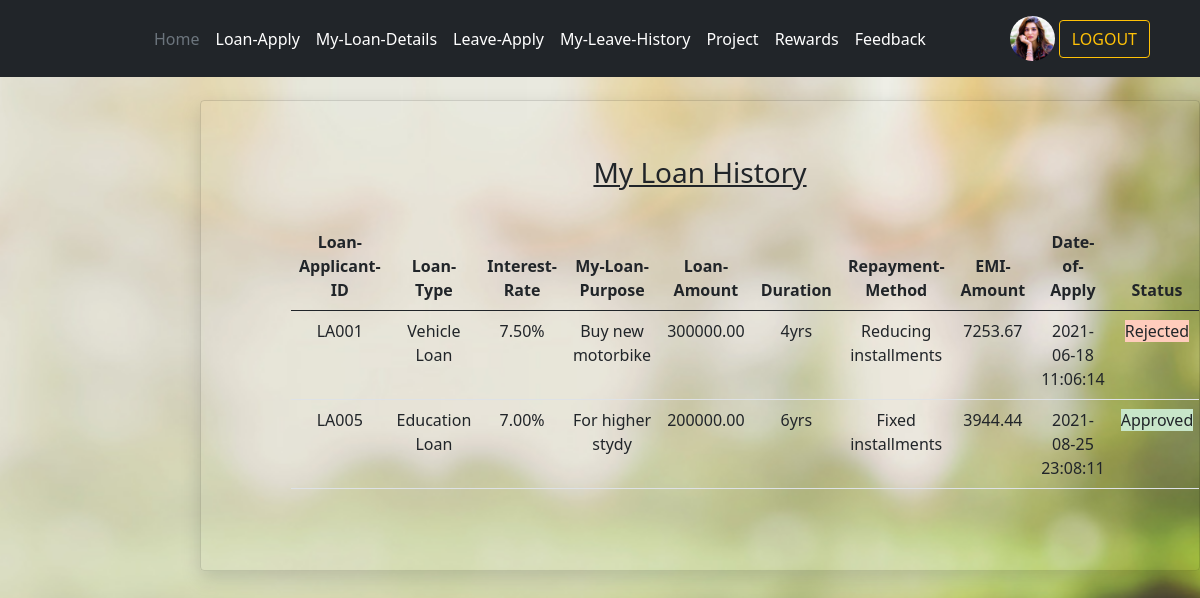
The page /myloan_details.php (signed in) on the database its author committed.
### tables this page shows
CREATE TABLE IF NOT EXISTS `emp_registration` (
  `empid` varchar(5) NOT NULL,
  `title` varchar(10) NOT NULL,
  `firstname` varchar(100) NOT NULL,
  `lastname` varchar(100) NOT NULL,
  `email` varchar(100) NOT NULL,
  `nic` varchar(12) NOT NULL,
  `username` varchar(100) NOT NULL,
  `emproll` varchar(100) NOT NULL,
  `department` varchar(100) NOT NULL,
  `appointment_date` date NOT NULL,
  `basic_salary` decimal(10,2) NOT NULL,
  `address` varchar(200) NOT NULL,
  `gender` varchar(10) NOT NULL,
  `dob` date NOT NULL,
  `mobileno` varchar(10) NOT NULL,
  `homeno` varchar(10) NOT NULL DEFAULT '-',
  `civil_status` varchar(100) NOT NULL,
  `ethnicity` varchar(100) NOT NULL,
  `religion` varchar(100) NOT NULL,
  `edu_level` varchar(100) NOT NULL,
  `work_experience` varchar(255) NOT NULL DEFAULT '-',
  `photo` text NOT NULL,
  `cv` text NOT NULL,
  `bankname` varchar(100) NOT NULL,
  `branch` varchar(100) NOT NULL,
  `acc_no` varchar(12) NOT NULL,
  `ec_name` varchar(100) NOT NULL,
  `ec_relationship` varchar(50) NOT NULL,
  `ec_mobileno` varchar(10) NOT NULL,
  `ec_homeno` varchar(10) NOT NULL,
  `ec_workno` varchar(10) NOT NULL,
  `usertype` varchar(100) NOT NULL DEFAULT 'emp',
  PRIMARY KEY (`empid`),
  UNIQUE KEY `email` (`email`),
  UNIQUE KEY `username` (`username`),
  UNIQUE KEY `nic` (`nic`)
);

CREATE TABLE IF NOT EXISTS `loan_applicants` (
  `la_id` varchar(5) NOT NULL,
  `empid` varchar(5) NOT NULL,
  `loan_id` varchar(5) NOT NULL,
  `my_purpose` varchar(100) NOT NULL,
  `loan_amount` decimal(10,2) NOT NULL,
  `duration` int(11) NOT NULL,
  `repayment` varchar(100) NOT NULL,
  `emi` float(10,2) NOT NULL,
  `documents` text NOT NULL,
  `date_of_apply` datetime NOT NULL DEFAULT CURRENT_TIMESTAMP,
  `status` varchar(100) NOT NULL DEFAULT 'Waiting For Approval',
  `update_status_reason` varchar(300) NOT NULL DEFAULT 'Your application is being checked.',
  `update_status_count` int(11) NOT NULL DEFAULT '0',
  PRIMARY KEY (`la_id`)
);

CREATE TABLE IF NOT EXISTS `loan_details` (
  `loan_id` varchar(4) NOT NULL,
  `loan_type` varchar(50) NOT NULL,
  `loan_purpose` varchar(200) NOT NULL,
  `max_loan_amount` int(11) NOT NULL,
  `interest_rate` float(10,2) NOT NULL,
  PRIMARY KEY (`loan_id`)
);

### myloan_details.php (the view, shortened to what this page needs)
<?php include 'controllers/authController.php'?>
<?php
    $uname=$_SESSION['username'];
    $sql1 = "SELECT * from `emp_registration` where username='$uname'";
    $result1 = mysqli_query($conn, $sql1);
    while ($employee = mysqli_fetch_assoc($result1)) {
        $empid = $employee['empid'];
    }
    $sql2 = "SELECT * from `loan_applicants` LEFT JOIN `loan_details` ON loan_applicants.loan_id=loan_details.loan_id where empid='$empid'";
    $result2 = mysqli_query($conn, $sql2);
?>
<!DOCTYPE html>
<html lang="en">
    <head>
        <link rel="stylesheet" href="bootstrap/css/bootstrap.min.css">
        <link rel="stylesheet" href="https://cdnjs.cloudflare.com/ajax/libs/font-awesome/5.15.3/css/all.min.css">
        <link rel="stylesheet" href="css/form.css">
    </head>
    <body style="background-image: url('images/bg-images/l12.jpg'); background-repeat: no-repeat, repeat; background-size: cover; background-position: center; background-attachment: fixed;">
        <?php
            if ($_SESSION['usertype']=='hr' || $_SESSION['usertype']=='emp' ) {
                include "hr_emp_header.php";
            }
        ?>
        <div class="content-wrapper p-t-100 p-b-100 font-robo" style="text-align:center;">
            <div class="wrapper wrapper--w1200" style="max-width: 1200px;">
                <div class="card card-1"  style="background: transparent;">
                    <div class="card-body">
                        <h3><u>My Loan History</u></h3> <br>
                        <table class="table table-hover">
                            <thead>
                                <tr>
                                    <th scope="col">Loan-Applicant-ID</th>
                                    <th scope="col">Loan-Type</th>
                                    <th scope="col">Interest-Rate</th>
                                    <th scope="col">My-Loan-Purpose</th>
                                    <th scope="col">Loan-Amount</th>
                                    <th scope="col">Duration</th>
                                    <th scope="col">Repayment-Method</th>
                                    <th scope="col">EMI-Amount</th>
                                    <th scope="col">Date-of-Apply</th>
                                    <th scope="col">Status</th>
                                </tr>
                            </thead>
                            <tbody>
                                <?php
                                    while ($loan_ap = mysqli_fetch_assoc($result2))
                                    {
                                        $laid=$loan_ap['la_id'];
                                        echo "<tr>";
                                        echo "<td>".$laid."</td>";
                                        echo "<td>".$loan_ap['loan_type']."</td>";
                                        echo "<td>".$loan_ap['interest_rate']."%</td>";
                                        echo "<td>".$loan_ap['my_purpose']."</td>";
                                        echo "<td>".$loan_ap['loan_amount']."</td>";
                                        echo "<td>".$loan_ap['duration']."yrs</td>";
                                        echo "<td>".$loan_ap['repayment']."</td>";
                                        echo "<td>".$loan_ap['emi']."</td>";
                                        echo "<td>".$loan_ap['date_of_apply']."</td>";
                                        $status=$loan_ap['status'];
                                        if($loan_ap['status']=='Approved')
                                            echo "<td><span style='background-color:#c8e6c9;'> Approved </span></td>";
                                        else if($loan_ap['status']=='Rejected')
                                            echo "<td><span style='background-color:#ffccbc;'>Rejected</span></td>";
                                        else
                                            echo "<td><b><span style='background-color:;'>Waiting For Approval</span></b></td>";
                                        if($status==='Approved'){
                                            echo '  <td> <button type="button" class="btn btn-primary" data-bs-toggle="modal" data-bs-target="#account'.$laid.'">View Account</button></td>';
                                                $sql3 = "SELECT * from `loan_borrowers` where la_id='$laid' limit 1";
                                                $result3 = mysqli_query($conn, $sql3);
                                                $loan_br =mysqli_fetch_assoc($result3);
                                            echo '
                                            <div class="modal fade" id="account'.$laid.'" tabindex="-1" aria-labelledby="account" aria-hidden="true">
                                              <div class="modal-dialog">
                                                <div class="modal-content">
                                                  <div class="modal-header">
                                                    <h5 class="modal-title" id="exampleModalLabel">My Account Details</h5>
                                                    <button type="button" class="btn-close" data-bs-dismiss="modal" aria-label="Close"></button>
                                                  </div>
                                                  <div class="modal-body">
                                                    <div class="container-fluid" style="text-align: left;">
                                                        <div class="row">
                                                          <div class="col-md-7"><b>Total Repayment Amount</b></div>
                                                          <div class="col-md-5">'.$loan_br['tot_repayment_amount'].'</div>
                                                        </div>
                                                        <div class="row">
                                                          <div class="col-md-7"><b>Available Repayment Amount</b></div>
                                                          <div class="col-md-5">'.$loan_br['available_repayment_amount'].'</div>
                                                        </div>
                                                        <div class="row">
                                                          <div class="col-md-7"><b>No of Month Available</b></div>
                                                          <div class="col-md-5">'.$loan_br['no_of_month_available'].'</div>
                                                        </div>
                                                        <div class="row">
                                                          <div class="col-md-7"><b>Status</b></div>
                                                          <div class="col-md-5">'.$loan_br['status'].'</div>
                                                        </div>
                                                    </div>
                                                  </div>
                                                  <div class="modal-footer">
                                                    <button type="button" class="btn btn-secondary" data-bs-dismiss="modal">Close</button>
                                                  </div>
                                                </div>
                                              </div>
                                            </div>';
                                        }
                                        else{
                                             echo "</tr>";
                                         }
                                    }
                                ?>
                            </tbody>
                        </table>
                    </div>
                </div>
    </body>
</html>

### hr_emp_header.php (shortened to what this page needs)
<?php
include 'controllers/authController.php'?>
<?php
$uname = $_SESSION['username'];
$sql1 = "SELECT* from `emp_registration` where username='$uname' ";
$result1 = mysqli_query($conn, $sql1);
$employ = mysqli_fetch_assoc($result1);
$poto=$employ['photo'];
?>
<!DOCTYPE html>
<html lang="en">
    <head>
        <link rel="stylesheet" href="bootstrap/css/bootstrap.min.css">
        <link rel="stylesheet" href="https://cdnjs.cloudflare.com/ajax/libs/font-awesome/5.15.3/css/all.min.css">
    </head>
  <body>
<header class="p-3 bg-dark text-white fixed-top">
    <div class="container">
      <div class="d-flex flex-wrap align-items-center justify-content-center justify-content-lg-start">
        <a href="/" class="d-flex align-items-center mb-2 mb-lg-0 text-white text-decoration-none">
          <svg class="bi me-2" width="40" height="32" role="img" aria-label="Bootstrap"><use xlink:href="#bootstrap"/></svg>
        </a>
        <button class="navbar-toggler" type="button" data-bs-toggle="collapse" data-bs-target="#navbarSupportedContent" aria-controls="navbarSupportedContent" aria-expanded="false" aria-label="Toggle navigation">
      <span class="navbar-toggler-icon"></span>
    </button>
        <ul class="nav col-12 col-lg-auto me-lg-auto mb-2 justify-content-center mb-md-0">
             <li><a href="index.php" class="nav-link px-2 text-secondary">Home</a></li>
                <li><a href="viewloan.php" class="nav-link px-2 text-white">Loan-Apply</a></li>
                <li><a href="myloan_details.php" class="nav-link px-2 text-white">My-Loan-Details</a></li>
                <li><a href="leaveform.php" class="nav-link px-2 text-white">Leave-Apply</a></li>
                <li><a href="leavehistory.php" class="nav-link px-2 text-white">My-Leave-History</a></li>
                <li><a href="viewproject.php" class="nav-link px-2 text-white">Project</a></li>
                <li><a href="viewreward.php" class="nav-link px-2 text-white">Rewards</a></li>
                <li><a href="feedbackadd.php" class="nav-link px-2 text-white">Feedback</a></li>
        </ul>
        <div class="text-end">
             <a href="myprofile.php" style="text-decoration:none; "> <?php echo'<img src="images/emp-photos/'.$poto.'" class="bd-placeholder-img rounded-circle class="img-fluid img-thumbnail" width="45px" height="45px"/>';?> </a>
            <a href="logout.php"><button type="button" class="btn btn-outline-warning me-2">LOGOUT</button></a>
        </div>
      </div>
    </div>
  </header>
  </body>
</html>

### css/form.css (style rules this page uses)
.card { overflow: hidden; -webkit-border-radius: 3px; -moz-border-radius: 3px; border-radius: 3px; }
.card-1 { -webkit-box-shadow: 0px 8px 20px 0px rgba(0, 0, 0, 0.15); -moz-box-shadow: 0px 8px 20px 0px rgba(0, 0, 0, 0.15); box-shadow: 0px 8px 20px 0px rgba(0, 0, 0, 0.15); }
.card-1 .card-body { padding: 0 90px; padding-top: 55px; padding-bottom: 65px; }
.p-t-100 { padding-top: 100px; }
.p-b-100 { padding-bottom: 100px; }
.wrapper { margin: 0 auto; }
@media (min-width: 1199.98px) and (max-width: 1399.98px) { .content-wrapper { margin-left: 200px; } }

### rows shown on the page
emp_registration: photo (picture)
loan_applicants: la_id "LA001", loan.loan_type "Vehicle Loan", loan.interest_rate "7.50", my_purpose "Buy new motorbike", loan_amount "300000.00", duration "4", repayment "Reducing installments", emi "7253.67", date_of_apply "2021-06-18 11:06:14", status "Rejected"
loan_applicants: la_id "LA005", loan.loan_type "Education Loan", loan.interest_rate "7.00", my_purpose "For higher stydy", loan_amount "200000.00", duration "6", repayment "Fixed installments", emi "3944.44", date_of_apply "2021-08-25 23:08:11", status "Approved"
